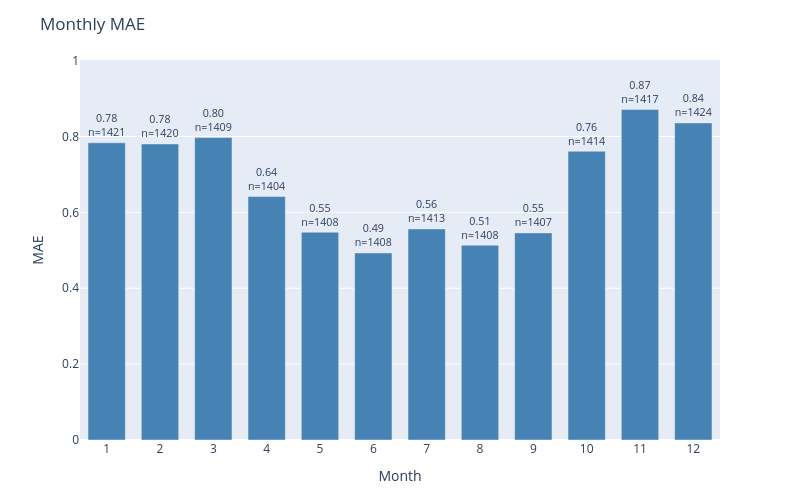

Notebook code cell kept with this figure:
### Code cell
plot_error_by_group(
    df=results_test,
    y_true_col='actual',
    y_pred_col='prediction',
    date_col='dt_prediction',
    group_by='month',
    metric='mae',
    title='Monthly MAE'
)

### Figure 1 — Plotly figure (JSON) as saved in the notebook; plotly's stock layout.template omitted (floating-point values rounded to 4 significant figures)
{"data": [{"marker": {"color": "steelblue"}, "text": ["0.78<br>n=1421", "0.78<br>n=1420", "0.80<br>n=1409", "0.64<br>n=1404", "0.55<br>n=1408", "0.49<br>n=1408", "0.56<br>n=1413", "0.51<br>n=1408", "0.55<br>n=1407", "0.76<br>n=1414", "0.87<br>n=1417", "0.84<br>n=1424"], "textposition": "outside", "type": "bar", "x": ["1", "2", "3", "4", "5", "6", "7", "8", "9", "10", "11", "12"], "y": [0.7833, 0.7803, 0.797, 0.6417, 0.5476, 0.4929, 0.5563, 0.5135, 0.5458, 0.761, 0.8709, 0.8357]}], "layout": {"bargap": 0.3, "height": 500, "margin": {"b": 60, "t": 60}, "title": {"text": "Monthly MAE"}, "uniformtext": {"minsize": 8, "mode": "hide"}, "width": 800, "xaxis": {"title": {"text": "Month"}}, "yaxis": {"range": [0, 1.001], "title": {"text": "MAE"}}}}
